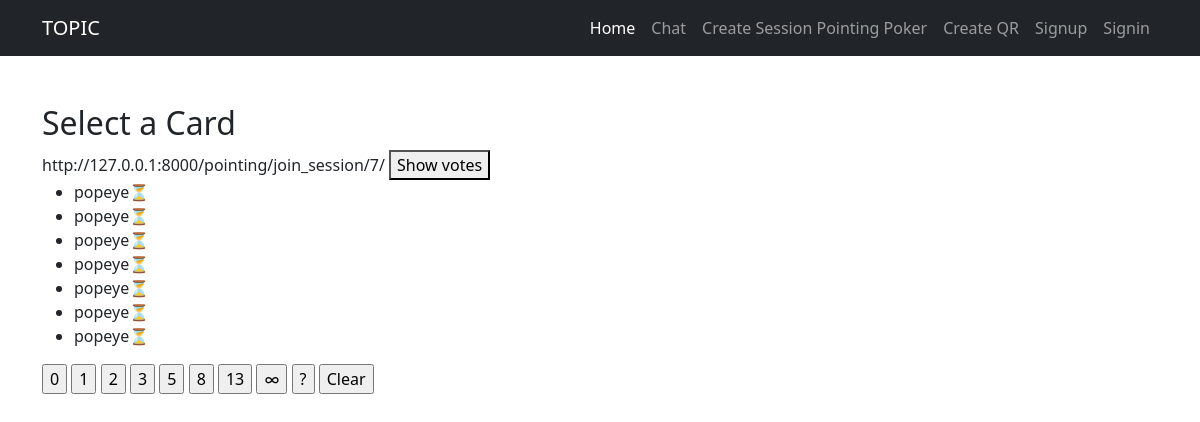
Screenshot of /pointing/game_session/7/card_selection/7/ with the database file from the repository.
### pointing_poker/models.py (models this page shows)
class Participant(models.Model):
    name = models.CharField(max_length=255, default='defaul_name')
    game_session = models.ForeignKey(GameSession, on_delete=models.CASCADE)
    voted = models.BooleanField(default=False)
    point = models.IntegerField(default=0)
    def __str__(self):
        return '{}'.format(self.name)

### pointing_poker/views.py (the view, shortened to what this page needs)
# urls.py: path('pointing/game_session/<int:game_session_id>/card_selection/<int:user_id>/', pointerviews.card_selection, name='select_cards'),
def card_selection(request, game_session_id,user_id):
    game_session = get_object_or_404(GameSession, id=game_session_id)
    print('se unio con el usurio :',user_id)
    print('game session id  :',game_session_id)
    print(GameSession)
    participants = Participant.objects.filter(game_session=game_session)
    form = JoinGameForm()
    if request.method == 'POST' and request.POST['card'] != 'Clear':
        print('*********************esto es el post**********************\n',request.POST)
        id = request.POST['user_id']
        card = request.POST['card']
        session_id = request.POST['session_id']
        match = re.search(r'/(\d+)/$', session_id)
        if match:
            session_id = match.group(1)
        print('este es el id: ',id)
        print('este es el puntaje votado: ',card)
        print('este es el session id:',session_id)
        participant = Participant.objects.filter(id=id).first()
        print(participant.name)
        participant_name = participant.name
        participant, created = Participant.objects.get_or_create(
            name=participant_name,
            game_session=game_session,
            defaults={
                'voted': True,
                'point': int(card)
            }
        )
        if not created:
            participant.voted = True
            participant.point = int(card)
            participant.save()
        score = Participant.objects.filter(game_session=session_id).aggregate(Avg('point'))['point__avg']
        print('el avg point es :',score)
        return render(request, 'card_selection.html', {
                'participants': participants,
                'user_id':user_id,
                'session_id':"http://127.0.0.1:8000/pointing/join_session/{}/".format(game_session_id),
                'score':score
            })
    elif request.method == 'GET':
          print('esto fue un get ')
          return render(request, 'card_selection.html', {
                'game_session': game_session,
                'participants': participants,
                'user_id':user_id,
                'session_id':"http://127.0.0.1:8000/pointing/join_session/{}/".format(game_session_id)
            })

### pointing_poker/templates/card_selection.html (shortened to what this page needs)
{%extends 'base.html'%}
{%block content%}
<main class="container py-5">
    <h2>Select a Card</h2>
    {{session_id}}
    <button onclick="showTags()">Show votes</button>
    <ul>
        {%for participant in participants%}
            {%if participant.voted%}
                <li>{{participant}} &#10004;&#65039;
                    <span id="tag-{{participant.id}}" style="display: none;">{{participant.point}}</span>
                </li>
            {%else%}
            <li>{{participant}}&#9203;</li>
            {%endif%}
        {%endfor%}
    </ul>
    <form method="POST" action="">
        <input type="submit" name="card" value="0">
        <input type="submit" name="card" value="1">
        <input type="submit" name="card" value="2">
        <input type="submit" name="card" value="3">
        <input type="submit" name="card" value="5">
        <input type="submit" name="card" value="8">
        <input type="submit" name="card" value="13">
        <input type="submit" name="card" value="∞">
        <input type="submit" name="card" value="?">
        <input type="submit" name="card" value="Clear">
    </form>
</main>
{%endblock%}

### rows the page displays
Participant: name "popeye"
Participant: name "popeye"
Participant: name "popeye"
Participant: name "popeye"
Participant: name "popeye"
Participant: name "popeye"
Participant: name "popeye"

### other values shown
{{ session_id }} "http://127.0.0.1:8000/pointing/join_session/7/"
